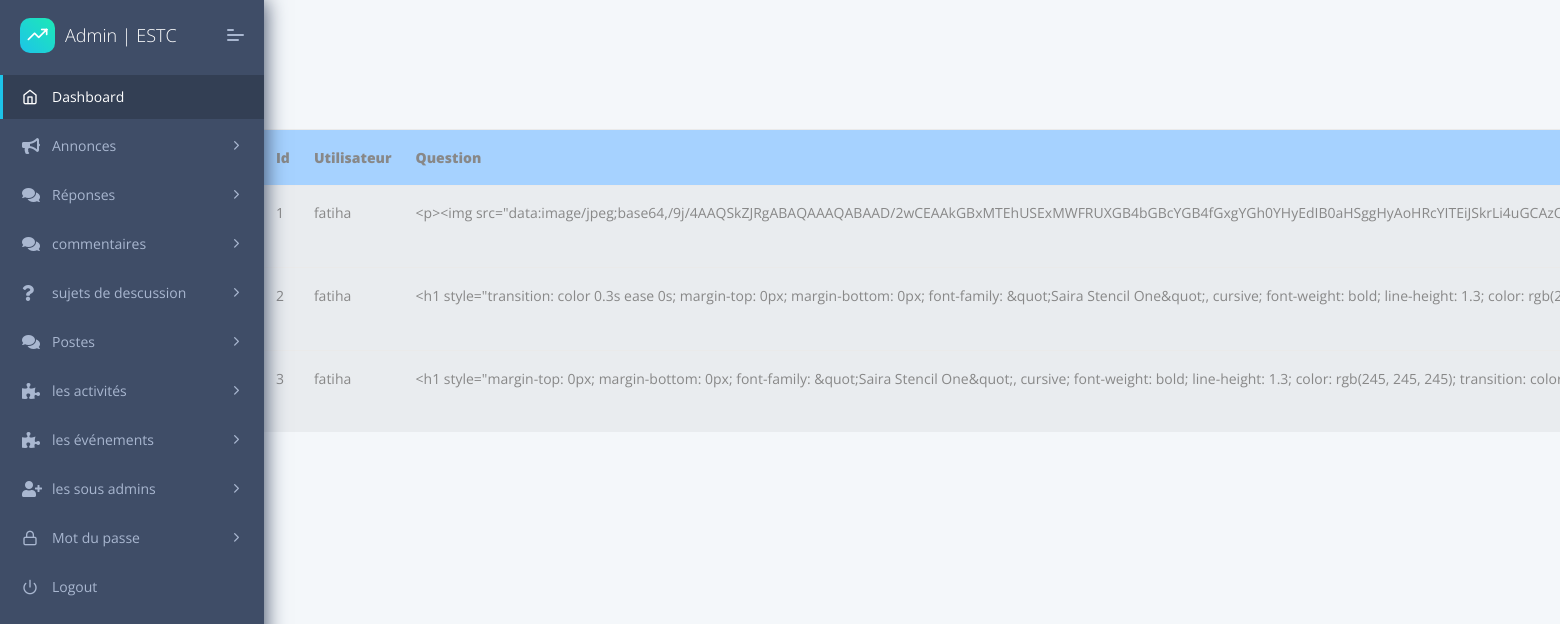
The app's page /question_list/ with its own data.
### forum/models.py (models this page shows, shortened)
class Question(models.Model):
	author = models.ForeignKey(User, on_delete=models.CASCADE)
	question = models.CharField(max_length=200, blank=True)
	datetime = models.DateTimeField(auto_now_add=True, blank=True)
	category = models.CharField(max_length=200, blank=True)

### forum/views.py (the view)
# urls.py: path('question_list/', QuestionListView.as_view(), name='question_list'),
class QuestionListView(ListView):
    model = Question
    field_list = [
        'author', 'question', 'datetime', 'category'
    ]

### forum/templates/forum/question_list.html (shortened to what this page needs)
{% extends "layouts/base.html" %}
{% block content %}
{% load static %}
<!DOCTYPE html>
<html lang="en">
<body>
         <br><br><br><br><br><br><div class="tab-pane fade active show" id="profile" role="tabpanel" aria-labelledby="profile-tab">
                                    <table class="table table-hover">
                                        <thead>
                                          <tr BGCOLOR="#A6D2FF" WIDTH="290px" HEIGHT="0px" >
                     <th><B>Id</B></th>
                    <th><B>Utilisateur</B></th>
                    <th><B>Question</B></th>
                </tr>
            </thead>
            <tbody>
{% for object in object_list %}
<div class="col" id="{{comment.id}}">
                <tr    BGCOLOR=" #e9ecef">
                    <td class="">{{ object.id }}</td>
                    <td >{{ object.author}} </td>
                    <td>{{ object.question}} </td>
                </tr>
                {% endfor %}
                                        </tbody>
                                    </table>
                                </div>
</body>
</html>
{% endblock content %}

### records on screen
Question: id "1", author "fatiha", question "<p><img…"
Question: id "2", author "fatiha", question "<h1 style=\"transition: color 0.3s ease 0s; margin-top: 0px; margin-bottom: 0px; font-family: &quot;Saira Stencil One&quot;, cursive; font-weight: bold; line-height: 1.3; color:…"
Question: id "3", author "fatiha", question "<h1 style=\"margin-top: 0px; margin-bottom: 0px; font-family: &quot;Saira Stencil One&quot;, cursive; font-weight: bold; line-height: 1.3; color: rgb(245, 245, 245); transition:…"
